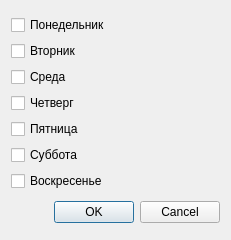
<?xml version="1.0" encoding="UTF-8"?>
<ui version="4.0">
 <class>Dialog</class>
 <widget class="QDialog" name="Dialog">
  <property name="geometry">
   <rect>
    <x>0</x>
    <y>0</y>
    <width>231</width>
    <height>240</height>
   </rect>
  </property>
  <property name="windowTitle">
   <string>Dialog</string>
  </property>
  <layout class="QVBoxLayout" name="verticalLayout">
   <item>
    <layout class="QVBoxLayout" name="verticalLayout_2">
     <item>
      <widget class="QCheckBox" name="box_monday">
       <property name="text">
        <string>Понедельник</string>
       </property>
       <attribute name="buttonGroup">
        <string notr="true">btn_group_days</string>
       </attribute>
      </widget>
     </item>
     <item>
      <widget class="QCheckBox" name="box_tuesday">
       <property name="text">
        <string>Вторник</string>
       </property>
       <attribute name="buttonGroup">
        <string notr="true">btn_group_days</string>
       </attribute>
      </widget>
     </item>
     <item>
      <widget class="QCheckBox" name="box_wendesday">
       <property name="text">
        <string>Среда</string>
       </property>
       <attribute name="buttonGroup">
        <string notr="true">btn_group_days</string>
       </attribute>
      </widget>
     </item>
     <item>
      <widget class="QCheckBox" name="box_thursday">
       <property name="text">
        <string>Четверг</string>
       </property>
       <attribute name="buttonGroup">
        <string notr="true">btn_group_days</string>
       </attribute>
      </widget>
     </item>
     <item>
      <widget class="QCheckBox" name="box_friday">
       <property name="text">
        <string>Пятница</string>
       </property>
       <attribute name="buttonGroup">
        <string notr="true">btn_group_days</string>
       </attribute>
      </widget>
     </item>
     <item>
      <widget class="QCheckBox" name="box_saturday">
       <property name="text">
        <string>Суббота</string>
       </property>
       <attribute name="buttonGroup">
        <string notr="true">btn_group_days</string>
       </attribute>
      </widget>
     </item>
     <item>
      <widget class="QCheckBox" name="box_sunday">
       <property name="text">
        <string>Воскресенье</string>
       </property>
       <attribute name="buttonGroup">
        <string notr="true">btn_group_days</string>
       </attribute>
      </widget>
     </item>
    </layout>
   </item>
   <item>
    <widget class="QDialogButtonBox" name="buttonBox">
     <property name="standardButtons">
      <set>QDialogButtonBox::Cancel|QDialogButtonBox::Ok</set>
     </property>
    </widget>
   </item>
  </layout>
 </widget>
 <resources/>
 <connections/>
 <buttongroups>
  <buttongroup name="btn_group_days">
   <property name="exclusive">
    <bool>false</bool>
   </property>
  </buttongroup>
 </buttongroups>
</ui>
